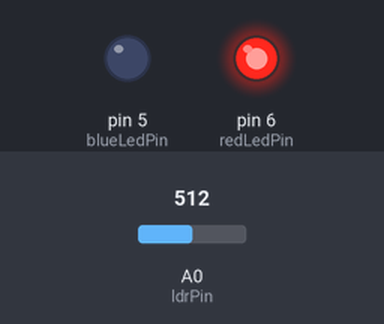
This sketch was run on a simulated Arduino Uno, built with avr-gcc and run on an emulated ATmega328P. Shown: output pins drawn as LEDs (lit = HIGH). The test bench sets the inputs (shaded band); at power-on: A0 (ldrPin) = 512.

Above: at 1.2 s.
1.3 s: A0 (ldrPin) set to 38
2.8 s: A0 (ldrPin) set to 31
At 3.1 s:
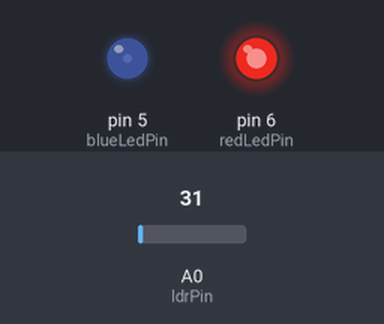
4.3 s: A0 (ldrPin) set to 0
At 5.5 s:
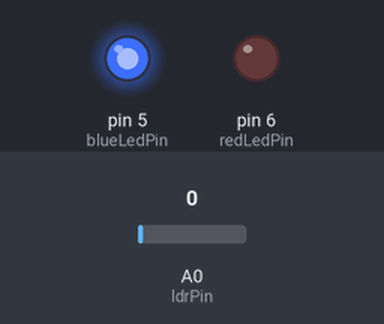
5.8 s: A0 (ldrPin) set to 7
7.3 s: A0 (ldrPin) set to 10
At 8.6 s:
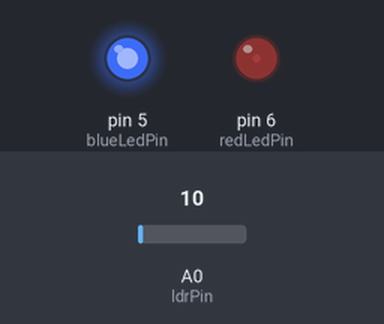
Timing chart, 0 to 9.8 s (numbered marks = the images above; inputs shaded):
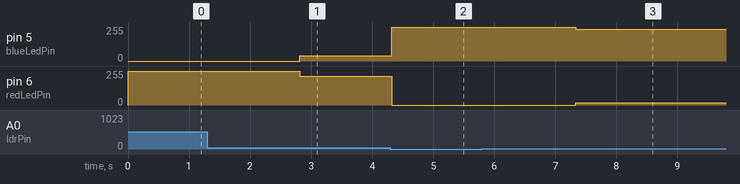

Measured:
- after the input at 1.3 s, every drawn part: stays the same
- after the input at 2.8 s, pin 5 (blueLedPin): 0/255 → 38/255 at once; pin 6 (redLedPin): 255/255 → 217/255 at once
- after the input at 4.3 s, pin 5 (blueLedPin): 38/255 → 255/255 at once; pin 6 (redLedPin): 217/255 → 0/255 at once
- after the input at 5.8 s, every drawn part: stays the same
- after the input at 7.3 s, pin 5 (blueLedPin): 255/255 → 237/255 at once; pin 6 (redLedPin): 0/255 → 18/255 at once

The sketch:

lightsensor.ino
```cpp
const int ldrPin = A0;     // light sensor, on analogic
const int blueLedPin = 5;  // pwm
const int redLedPin = 6;   // pwm

void setup() {
  pinMode(blueLedPin, OUTPUT);
  pinMode(redLedPin, OUTPUT);
  pinMode(ldrPin, INPUT);
}

void loop() {
  int lightValue = analogRead(ldrPin);

  // map() converts one range to another proportionally
  // map(value, fromLow, fromHigh, toLow, toHigh)
  // example: light at 21 maps to (21-8)/(35-8) = 48% of the range
  // so red goes from 0 to 255*48% = 122, blue goes from 255 to 255*52% = 133
  // when dark with finger (8): red = 0, blue = 255
  // when moderate light (35+): red = 255, blue = 0
  int redBrightness = map(lightValue, 8, 35, 0, 255);
  int blueBrightness = map(lightValue, 8, 35, 255, 0);

  // keep values in valid range
  redBrightness = constrain(redBrightness, 0, 255);
  blueBrightness = constrain(blueBrightness, 0, 255);

  // set the leds
  analogWrite(redLedPin, redBrightness);
  analogWrite(blueLedPin, blueBrightness);

  delay(50);
}
```
